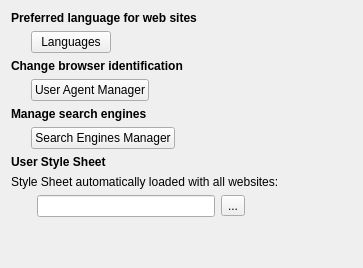
         <widget class="QWidget" name="otherPage">
          <layout class="QGridLayout" name="gridLayout_13">
           <item row="9" column="0" colspan="4">
            <widget class="QLabel" name="label_66">
             <property name="text">
              <string>&lt;b&gt;Manage search engines&lt;/b&gt;</string>
             </property>
            </widget>
           </item>
           <item row="11" column="0" colspan="4">
            <widget class="QLabel" name="label_9">
             <property name="text">
              <string>&lt;b&gt;User Style Sheet&lt;/b&gt;</string>
             </property>
            </widget>
           </item>
           <item row="12" column="0" colspan="4">
            <widget class="QLabel" name="label_15">
             <property name="text">
              <string>Style Sheet automatically loaded with all websites: </string>
             </property>
            </widget>
           </item>
           <item row="13" column="1">
            <widget class="QLineEdit" name="userStyleSheet"/>
           </item>
           <item row="13" column="2">
            <widget class="MacToolButton" name="chooseUserStylesheet">
             <property name="text">
              <string>...</string>
             </property>
            </widget>
           </item>
           <item row="14" column="0">
            <spacer name="verticalSpacer_15">
             <property name="orientation">
              <enum>Qt::Vertical</enum>
             </property>
             <property name="sizeHint" stdset="0">
              <size>
               <width>20</width>
               <height>40</height>
              </size>
             </property>
            </spacer>
           </item>
           <item row="4" column="0" colspan="4">
            <widget class="QLabel" name="label_36">
             <property name="text">
              <string>&lt;b&gt;Preferred language for web sites&lt;/b&gt;</string>
             </property>
            </widget>
           </item>
           <item row="5" column="3">
            <spacer name="horizontalSpacer_6">
             <property name="orientation">
              <enum>Qt::Horizontal</enum>
             </property>
             <property name="sizeHint" stdset="0">
              <size>
               <width>40</width>
               <height>20</height>
              </size>
             </property>
            </spacer>
           </item>
           <item row="7" column="0" colspan="4">
            <widget class="QLabel" name="label_60">
             <property name="text">
              <string>&lt;b&gt;Change browser identification&lt;/b&gt;</string>
             </property>
            </widget>
           </item>
           <item row="8" column="0" colspan="2">
            <layout class="QHBoxLayout" name="horizontalLayout_17">
             <item>
              <spacer name="horizontalSpacer_26">
               <property name="orientation">
                <enum>Qt::Horizontal</enum>
               </property>
               <property name="sizeType">
                <enum>QSizePolicy::Fixed</enum>
               </property>
               <property name="sizeHint" stdset="0">
                <size>
                 <width>20</width>
                 <height>20</height>
                </size>
               </property>
              </spacer>
             </item>
             <item>
              <widget class="QPushButton" name="uaManager">
               <property name="text">
                <string>User Agent Manager</string>
               </property>
              </widget>
             </item>
             <item>
              <spacer name="horizontalSpacer_25">
               <property name="orientation">
                <enum>Qt::Horizontal</enum>
               </property>
               <property name="sizeHint" stdset="0">
                <size>
                 <width>40</width>
                 <height>20</height>
                </size>
               </property>
              </spacer>
             </item>
            </layout>
           </item>
           <item row="5" column="0" colspan="2">
            <layout class="QHBoxLayout" name="horizontalLayout_8">
             <item>
              <spacer name="horizontalSpacer_24">
               <property name="orientation">
                <enum>Qt::Horizontal</enum>
               </property>
               <property name="sizeType">
                <enum>QSizePolicy::Fixed</enum>
               </property>
               <property name="sizeHint" stdset="0">
                <size>
                 <width>20</width>
                 <height>20</height>
                </size>
               </property>
              </spacer>
             </item>
             <item>
              <widget class="QPushButton" name="preferredLanguages">
               <property name="text">
                <string>Languages</string>
               </property>
              </widget>
             </item>
             <item>
              <spacer name="horizontalSpacer_10">
               <property name="orientation">
                <enum>Qt::Horizontal</enum>
               </property>
               <property name="sizeHint" stdset="0">
                <size>
                 <width>40</width>
                 <height>20</height>
                </size>
               </property>
              </spacer>
             </item>
            </layout>
           </item>
           <item row="10" column="0" colspan="2">
            <layout class="QHBoxLayout" name="horizontalLayout_25">
             <item>
              <spacer name="horizontalSpacer_31">
               <property name="orientation">
                <enum>Qt::Horizontal</enum>
               </property>
               <property name="sizeType">
                <enum>QSizePolicy::Fixed</enum>
               </property>
               <property name="sizeHint" stdset="0">
                <size>
                 <width>20</width>
                 <height>20</height>
                </size>
               </property>
              </spacer>
             </item>
             <item>
              <widget class="QPushButton" name="searchEngines">
               <property name="text">
                <string>Search Engines Manager</string>
               </property>
              </widget>
             </item>
             <item>
              <spacer name="horizontalSpacer_32">
               <property name="orientation">
                <enum>Qt::Horizontal</enum>
               </property>
               <property name="sizeHint" stdset="0">
                <size>
                 <width>40</width>
                 <height>20</height>
                </size>
               </property>
              </spacer>
             </item>
            </layout>
           </item>
          </layout>
         </widget>
